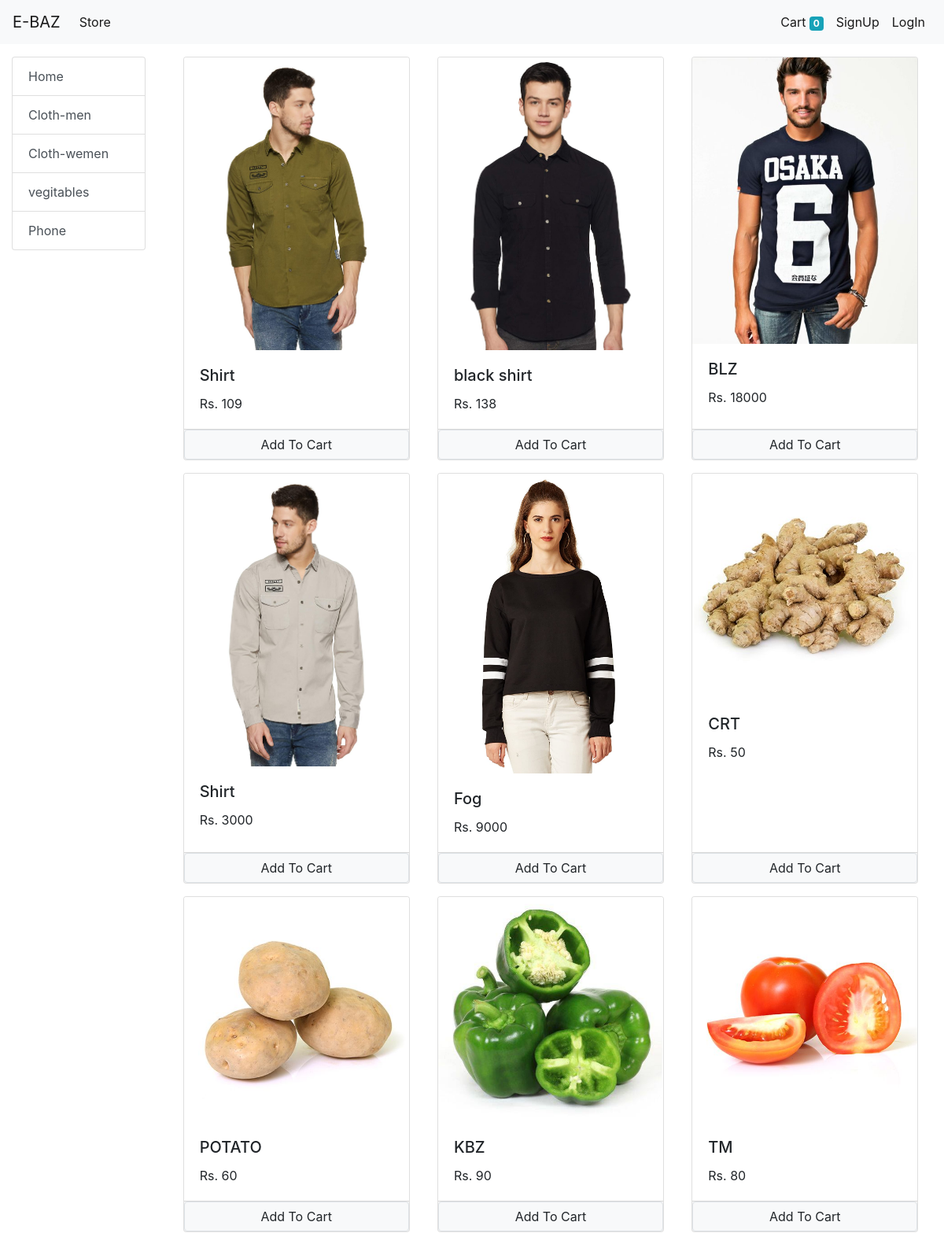
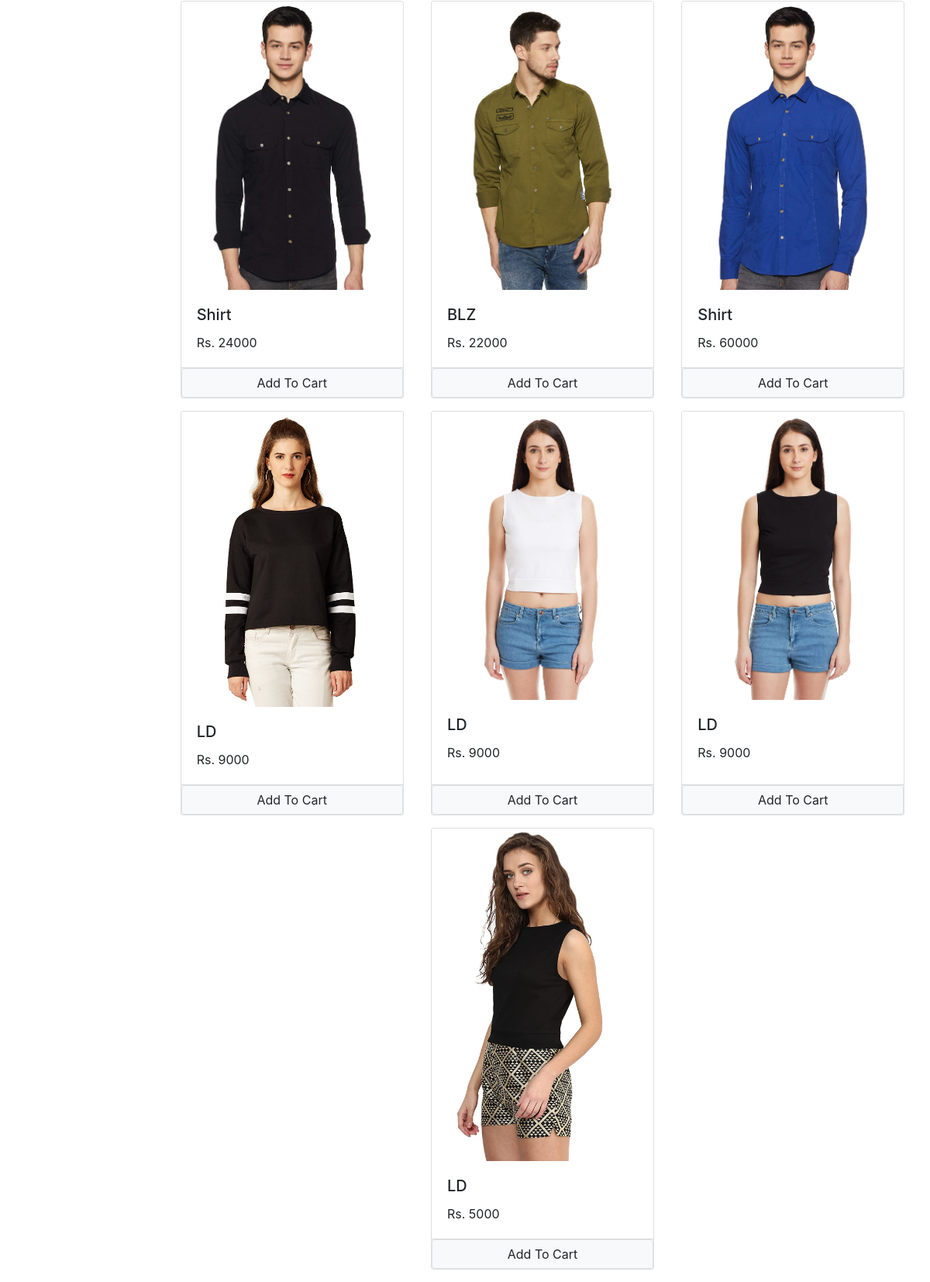
The page / on the database its author committed (2 pictures, top to bottom).
### store/models/category.py (models this page shows, shortened)
class Category(models.Model):
    name = models.CharField(max_length=20)
    @staticmethod
    def get_all_categories():
        return Category.objects.all()

### store/models/product.py (models this page shows, shortened)
class product(models.Model):
    name = models.CharField(max_length=60)
    price = models.IntegerField(default=0)
    category = models.ForeignKey(Category , on_delete=models.CASCADE, default=1)
    description = models.CharField(max_length=200, default='',null=True,blank=True)
    image = models.ImageField(upload_to='uploads/products/')
    @staticmethod
    def get_all_products():
        return product.objects.all()

### store/views/home.py (the view, shortened to what this page needs)
# urls.py: path('', Index.as_view(), name='homepage'),
class Index(View):
    def get(self, request):
        cart = request.session.get('cart')
        if not cart:
            request.session['cart'] = {}
        products = None
        categories = Category.get_all_categories()
        categoryID = request.GET.get('category')
        if categoryID:
            products = product.get_all_products_by_categoryid(categoryID)
        else:
            products = product.get_all_products()
        data = {}
        data['products'] = products
        data['categories'] = categories
        print(request.session.get('email'))
        return render(request, 'index.html', data)

### store/templatetags/cart.py (called while the page is built)
@register.filter(name='is_in_cart')
def is_in_cart(product  , cart):
    keys = cart.keys()
    for id in keys:
        if int(id) == product.id:
            return True
    return False;

### store/templatetags/custom_filter.py (called while the page is built)
@register.filter(name='currency')
def currency(number):
    return "Rs. "+str(number)

### store/templates/index.html (shortened to what this page needs)
{% extends 'base.html' %}
{% block content %}
{% load cart %}
{% load custom_filter %}
  <div class="container-fluid">
    <div class="row">
      <div class="col-lg-2 mx-auto mt-3">
        <div class="list-group">
          <a href="/" class="list-group-item list-group-item-action">Home</a>
          {% for category in categories %}
          <a href="/?category={{category.id}}" class="list-group-item list-group-item-action">{{category.name}}</a>
          {% endfor %}
        </div>
      </div>
      <div id='products' class='col-lg-10 mx-auto'>
        <div class="row mx-auto mt-3">
          {% for product in products %}
            <div class="card mx-auto mb-3" id="{{product.id}}" style="width: 18rem;">
              <img src="{{product.image.url}}" class="card-img-top" alt="...">
              <div class="card-body">
               <h5 class="card-title">{{product.name}}</h5>
               <p class="card-text">{{product.price|currency}}</p>
              </div>
              <div class="card-footer p-0">
                {% if product|is_in_cart:request.session.cart %}
                <div class="row no-gutters">
                  <form action="/#{{product.id}}" class="col-2" method="post">
                    {% csrf_token %}
                    <input hidden type="text" name="product" value="{{product.id}}">
                    <input hidden type="text" name="remove" value="True">
                    <input type="submit" value="-" class=" btn btn-block btn-secondary">
                  </form>
                  <div class="text-center col">{{product|cart_quantity:request.session.cart}}</div>
                  <form action="/#{{product.id}}" class="col-2" method="post">
                    {% csrf_token %}
                    <input hidden type="text" name="product" value="{{product.id}}">
                    <input type="submit" value="+" class=" btn btn-block btn-secondary">
                  </form>
                </div>
                {% else %}
                <form action="/#{{product.id}}" method="POST" class="btn-block">
                   <input href="#" type="submit" class="btn btn-light float-right border form-control" value="Add To Cart">
                 </form>
                 {% endif %}
              </div>
            </div>
          {% endfor %}
        </div>
      </div>
    </div>
  </div>
{% endblock %}

### store/templates/base.html (shortened to what this page needs)
<!doctype html>
<html lang="en">
  <head>
    <link rel="stylesheet" href="https://cdn.jsdelivr.net/npm/bootstrap@4.5.3/dist/css/bootstrap.min.css">
  </head>
  <body>
    <nav class="navbar navbar-expand-lg navbar-light bg-light">
      <a class="navbar-brand" href="#">E-BAZ</a>
      <div class="collapse navbar-collapse" id="navbarSupportedContent">
        <ul class="navbar-nav mr-auto">
          <li class="nav-item active">
            <a class="nav-link" href="/">Store <span class="sr-only">(current)</span></a>
          </li>
        </ul>
        <ul class="navbar-nav my-2 my-lg-0">
          <li class="nav-item active">
            <a class="nav-link" href="/cart">Cart
              <span class="badge badge-info">{{request.session.cart.keys|length}}</span>
               <span class="sr-only">(current)</span></a>
          </li>
          {% if request.session.customer %}
          <li class="nav-item active">
            <a class="nav-link" href="/orders">Order <span class="sr-only">(current)</span></a>
          </li>
          <li class="nav-item active">
            <a class="nav-link" href="/logout">LogOut <span class="sr-only">(current)</span></a>
          </li>
          {% else %}
          <li class="nav-item active">
            <a class="nav-link" href="/signup">SignUp <span class="sr-only">(current)</span></a>
          </li>
          <li class="nav-item active">
            <a class="nav-link" href="/login">LogIn <span class="sr-only">(current)</span></a>
          </li>
          {% endif %}
        </ul>
      </div>
    </nav>
    {% block content %}
    {% endblock %}
  </body>
</html>

### rows shown on the page
Category: name "Cloth-men"
Category: name "Cloth-wemen"
Category: name "vegitables"
Category: name "Phone"
product: {{ product.id }} 1 (drawn), image (picture), name "Shirt", price "Rs. 109"
product: image (picture), name "black shirt", price "Rs. 138"
product: image (picture), name "BLZ", price "Rs. 18000"
product: image (picture), name "Shirt", price "Rs. 3000"
product: image (picture), name "Fog", price "Rs. 9000"
product: image (picture), name "CRT", price "Rs. 50"
product: image (picture), name "POTATO", price "Rs. 60"
product: image (picture), name "KBZ", price "Rs. 90"
product: image (picture), name "TM", price "Rs. 80"
product: image (picture), name "Shirt", price "Rs. 24000"
product: image (picture), name "BLZ", price "Rs. 22000"
product: image (picture), name "Shirt", price "Rs. 60000"
product: image (picture), name "LD", price "Rs. 9000"
product: image (picture), name "LD", price "Rs. 9000"
product: image (picture), name "LD", price "Rs. 9000"
product: image (picture), name "LD", price "Rs. 5000"

### other values the page prints
{{ request.session.cart.keys|length }} "0"
